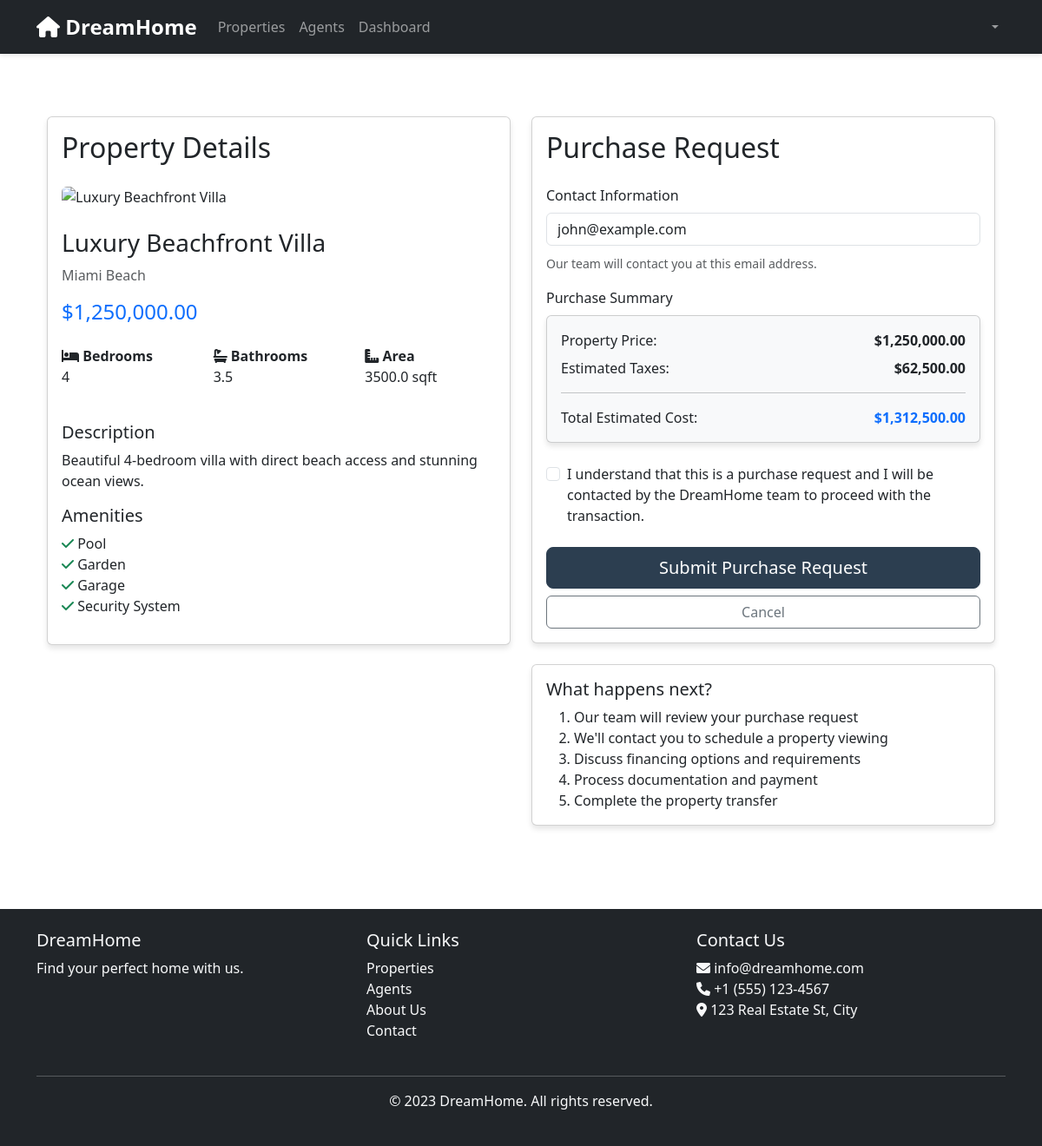
Page /properties/1/buy (signed in) on the committed database.
### app.py (models this page shows, shortened)
class Property(db.Model):
    id = db.Column(db.Integer, primary_key=True)
    title = db.Column(db.String(200), nullable=False)
    description = db.Column(db.Text)
    property_type = db.Column(db.String(50), nullable=False)  # house, apartment, commercial, land
    transaction_type = db.Column(db.String(20), nullable=False)  # sale, rent
    price = db.Column(db.Float, nullable=False)
    area = db.Column(db.Float, nullable=False)  # in square feet/meters
    bedrooms = db.Column(db.Integer)
    bathrooms = db.Column(db.Float)
    location = db.Column(db.String(200), nullable=False)
    address = db.Column(db.Text, nullable=False)
    city = db.Column(db.String(100), nullable=False)
    state = db.Column(db.String(100), nullable=False)
    zipcode = db.Column(db.String(20), nullable=False)
    amenities = db.Column(db.Text)  # JSON string of amenities
    images = db.Column(db.Text)  # JSON string of image URLs
    status = db.Column(db.String(20), default='available')  # available, under contract, sold, rented
    featured = db.Column(db.Boolean, default=False)
    created_at = db.Column(db.DateTime, default=datetime.utcnow)
    updated_at = db.Column(db.DateTime, default=datetime.utcnow, onupdate=datetime.utcnow)
    owner_id = db.Column(db.Integer, db.ForeignKey('user.id'))
    agent_id = db.Column(db.Integer, db.ForeignKey('user.id'))
    saved_by = db.relationship('SavedProperty', backref='property', lazy=True)
    inquiries = db.relationship('Inquiry', backref='property', lazy=True)
    appointments = db.relationship('Appointment', backref='property', lazy=True)
    purchase_requests = db.relationship('PropertyPurchase', backref='property', lazy=True)

class User(UserMixin, db.Model):
    id = db.Column(db.Integer, primary_key=True)
    user_id = db.Column(db.String(10), unique=True, nullable=False)  # DH000001 format
    email = db.Column(db.String(120), unique=True, nullable=False)
    password_hash = db.Column(db.String(128))
    role = db.Column(db.String(20), default='user')
    is_admin = db.Column(db.Boolean, default=False)
    is_active = db.Column(db.Boolean, default=True)
    created_at = db.Column(db.DateTime, default=datetime.utcnow)
    last_login = db.Column(db.DateTime)
    properties = db.relationship('Property', backref='owner', foreign_keys='Property.owner_id')
    listed_properties = db.relationship('Property', backref='agent', foreign_keys='Property.agent_id')
    saved_properties = db.relationship('SavedProperty', backref='user', lazy=True)
    inquiries = db.relationship('Inquiry', backref='user', lazy=True)
    appointments = db.relationship('Appointment', backref='user', lazy=True)
    saved_searches = db.relationship('SavedSearch', backref='user', lazy=True)

### app.py (the view, shortened to what this page needs)
@app.route('/properties/<int:property_id>/buy', methods=['GET', 'POST'])
@login_required
def buy_property(property_id):
    property = Property.query.get_or_404(property_id)
    if property.status != 'available':
        flash('This property is no longer available for purchase.', 'danger')
        return redirect(url_for('view_property', property_id=property_id))
    if property.transaction_type != 'sale':
        flash('This property is not for sale.', 'danger')
        return redirect(url_for('view_property', property_id=property_id))
    return render_template('buy_property.html', property=property)

### app.py (called while the page is built)
@login_manager.user_loader
def load_user(user_id):
    return User.query.get(int(user_id))

### templates/buy_property.html (shortened to what this page needs)
{% extends "base.html" %}
{% block content %}
<div class="container py-5">
    <div class="row">
        <div class="col-md-6">
            <div class="card">
                <div class="card-body">
                    <h2 class="card-title mb-4">Property Details</h2>
                    <div class="property-image mb-4">
                        <img src="{{ property.images.split(',')[0] if property.images else url_for('static', filename='img/placeholder.jpg') }}"
                             class="img-fluid rounded" alt="{{ property.title }}">
                    </div>
                    <h3>{{ property.title }}</h3>
                    <p class="text-muted">{{ property.location }}</p>
                    <h4 class="text-primary mb-4">${{ "{:,.2f}".format(property.price) }}</h4>
                    <div class="row mb-4">
                        <div class="col-4">
                            <strong><i class="fas fa-bed"></i> Bedrooms</strong>
                            <p>{{ property.bedrooms }}</p>
                        </div>
                        <div class="col-4">
                            <strong><i class="fas fa-bath"></i> Bathrooms</strong>
                            <p>{{ property.bathrooms }}</p>
                        </div>
                        <div class="col-4">
                            <strong><i class="fas fa-ruler-combined"></i> Area</strong>
                            <p>{{ property.area }} sqft</p>
                        </div>
                    </div>
                    <h5>Description</h5>
                    <p>{{ property.description }}</p>
                    {% if property.amenities %}
                    <h5>Amenities</h5>
                    <ul class="list-unstyled">
                        {% for amenity in property.amenities.strip('[]').replace('"', '').split(',') %}
                        <li><i class="fas fa-check text-success"></i> {{ amenity.strip() }}</li>
                        {% endfor %}
                    </ul>
                    {% endif %}
                </div>
            </div>
        </div>
        <div class="col-md-6">
            <div class="card">
                <div class="card-body">
                    <h2 class="card-title mb-4">Purchase Request</h2>
                    <form method="POST">
                        <div class="mb-3">
                            <label class="form-label">Contact Information</label>
                            <input type="text" class="form-control mb-2" value="{{ current_user.email }}" readonly>
                            <small class="text-muted">Our team will contact you at this email address.</small>
                        </div>
                        <div class="mb-4">
                            <label class="form-label">Purchase Summary</label>
                            <div class="card bg-light">
                                <div class="card-body">
                                    <div class="d-flex justify-content-between mb-2">
                                        <span>Property Price:</span>
                                        <strong>${{ "{:,.2f}".format(property.price) }}</strong>
                                    </div>
                                    <div class="d-flex justify-content-between mb-2">
                                        <span>Estimated Taxes:</span>
                                        <strong>${{ "{:,.2f}".format(property.price * 0.05) }}</strong>
                                    </div>
                                    <hr>
                                    <div class="d-flex justify-content-between">
                                        <span>Total Estimated Cost:</span>
                                        <strong class="text-primary">${{ "{:,.2f}".format(property.price * 1.05) }}</strong>
                                    </div>
                                </div>
                            </div>
                        </div>
                        <div class="mb-4">
                            <div class="form-check">
                                <input class="form-check-input" type="checkbox" id="terms" required>
                                <label class="form-check-label" for="terms">
                                    I understand that this is a purchase request and I will be contacted by the DreamHome team to proceed with the transaction.
                                </label>
                            </div>
                        </div>
                        <div class="d-grid gap-2">
                            <button type="submit" class="btn btn-primary btn-lg">
                                Submit Purchase Request
                            </button>
                            <a href="{{ url_for('view_property', property_id=property.id) }}"
                               class="btn btn-outline-secondary">
                                Cancel
                            </a>
                        </div>
                    </form>
                </div>
            </div>
            <div class="card mt-4">
                <div class="card-body">
                    <h5 class="card-title">What happens next?</h5>
                    <ol class="mb-0">
                        <li>Our team will review your purchase request</li>
                        <li>We'll contact you to schedule a property viewing</li>
                        <li>Discuss financing options and requirements</li>
                        <li>Process documentation and payment</li>
                        <li>Complete the property transfer</li>
                    </ol>
                </div>
            </div>
        </div>
    </div>
</div>
{% endblock %}

### static/css/style.css (style rules this page uses)
:root { --primary-color: #2c3e50; --secondary-color: #e74c3c; --accent-color: #3498db; --light-gray: #f8f9fa; --dark-gray: #343a40; }
body { font-family: 'Segoe UI', Tahoma, Geneva, Verdana, sans-serif; color: var(--dark-gray); }
.btn-primary { background-color: var(--primary-color); border-color: var(--primary-color); }
.card { box-shadow: 0 4px 6px rgba(0, 0, 0, 0.1); }

### rows in the picture
Property: title "Luxury Beachfront Villa", location "Miami Beach", price "1,250,000.00", bedrooms "4", bathrooms "3.5", area "3500.0", description "Beautiful 4-bedroom villa with direct beach access and stunning ocean views.", property.price*0.05 "62,500.00", property.price*1.05 "1,312,500.00"
User: email "john@example.com"

### other values in the picture
{{ amenity.strip() }} "Pool" "Garden" "Garage" "Security System"
